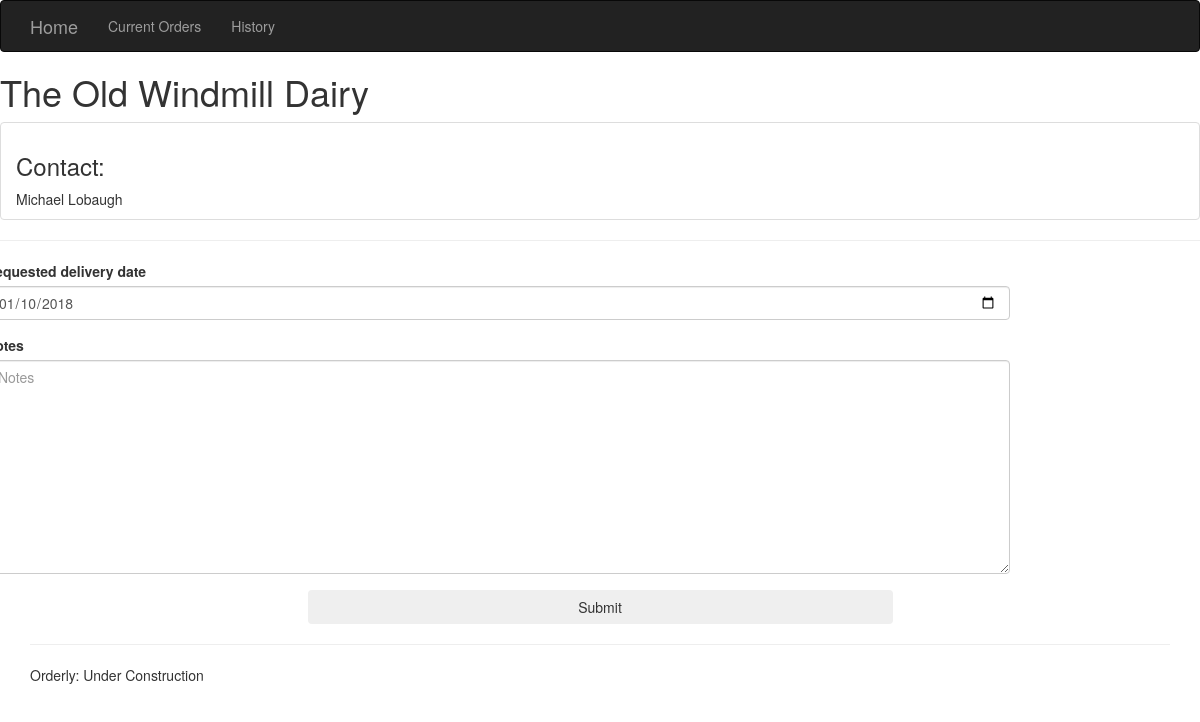
The page /owd/ on the database its author committed.
### orders/models.py (models this page shows, shortened)
class Business(models.Model):
  business_name = models.CharField(max_length=60)
  contact_name = models.CharField(max_length=60)
  website = models.URLField(max_length=200, blank=True)
  email = models.EmailField(max_length=254, blank=True)
  phone = models.CharField(max_length=15, blank=True)
  address = models.CharField(max_length=260, blank=True)
  about = models.TextField(max_length=600, null=True, default=None)
  account = models.OneToOneField(userModels.Account, related_name='business', null=True, default=None, on_delete=models.CASCADE)
  picture = models.OneToOneField(userModels.Picture, related_name='business', blank=True, null=True, on_delete=models.CASCADE)
  class Meta:
      verbose_name_plural = "businesses"

### orders/views.py (the view, shortened to what this page needs)
# urls.py: path('<slug:slug>/', views.about, name='about'),
def about(request, slug):
  business = get_object_or_404(Business, account__slug=slug)
  context = {'business': business}
  try:
    connection = Connection.objects.get(vendor=request.user.account.business.id, customer=business)
    context['connection'] = connection
  except:
    pass
  formset = OrderItemSet(request.POST or None)
  form = OrderForm(request.POST or None)
  context.update({'form':form, 'formset': formset})
  return render(request, 'orders/about.html', context)

### orders/forms.py
class OrderForm(forms.ModelForm):
  class Meta:
    model = Order
    fields = ['requested_delivery', 'notes', ] # and standing order frequency
    widgets = {'requested_delivery': forms.DateInput(attrs={'type':'date'})}

### orders/templates/orders/about.html (shortened to what this page needs)
{% extends 'base.html' %}
{% load bootstrap3 %}
{% block content %}
<h1>{{ business.business_name }}</h1>
<ul class="list-group">
  <li class="list-group-item"><h3>Contact:</h3>{{business.contact_name}}</li>
</ul>
<hr/>
{% include 'orders/orderform.html' with form=form formset=formset thanks=thanks %}
{% endblock %}

### rows shown on the page
Business: business_name "The Old Windmill Dairy", contact_name "Michael Lobaugh"
